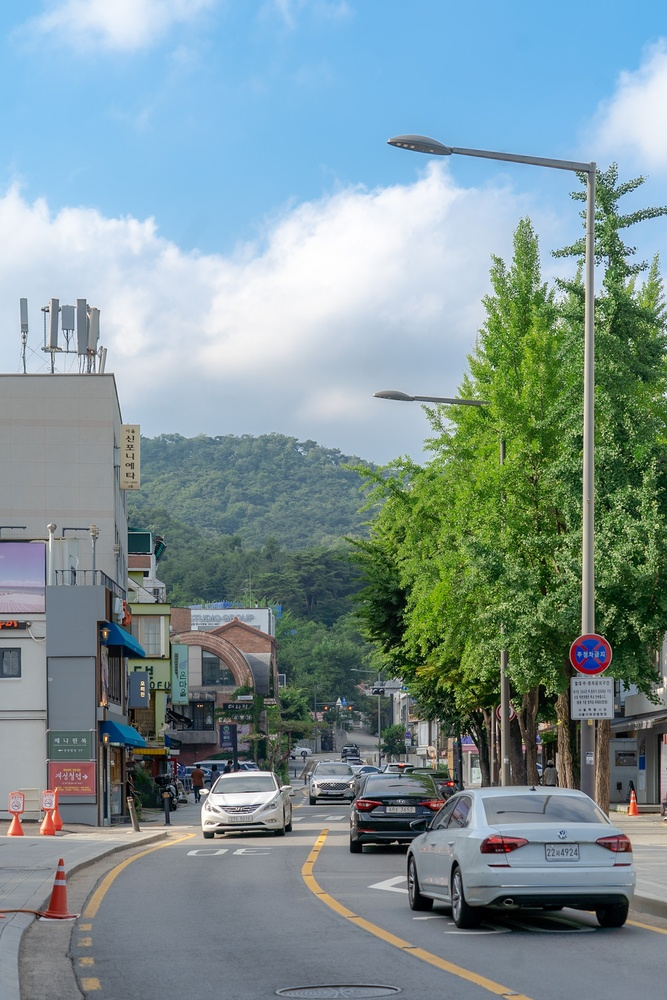
#> input picture in Academy/Python/openCV/test.jpg, 667 x 1000 px, shrunk from 1365 x 2048 before the run
$ python contour.py
#> lines starting #> are read from the running program, lines starting #| are printed output that depends on the picture; after the words box and inside, x2 and y2 are one past the last pixel; in counts of white or black regions, pixels touching at a corner belong together
import cv2 as cv

# 컨투어란??
# 특정 영역의 경계를 따라 같은 픽셀 강도를 가진 선을 연결하는 것

img_color = cv.imread('test.jpg')
#> img_color is the input picture: shape (1000, 667, 3); mean B, G, R 150.1, 147.3, 126
img_gray = cv.cvtColor(img_color,cv.COLOR_BGR2GRAY)
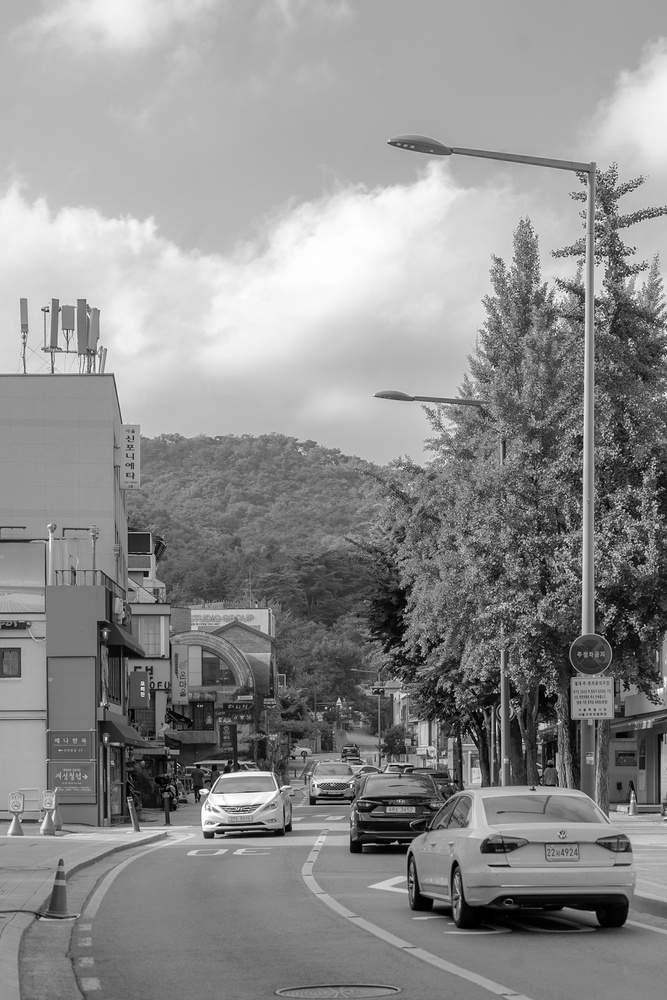
#> img_gray: shape (1000, 667); min 0, max 255, mean 141.2

# img 이진화
ret , img_binary = cv.threshold(img_gray, 127, 255, 0)
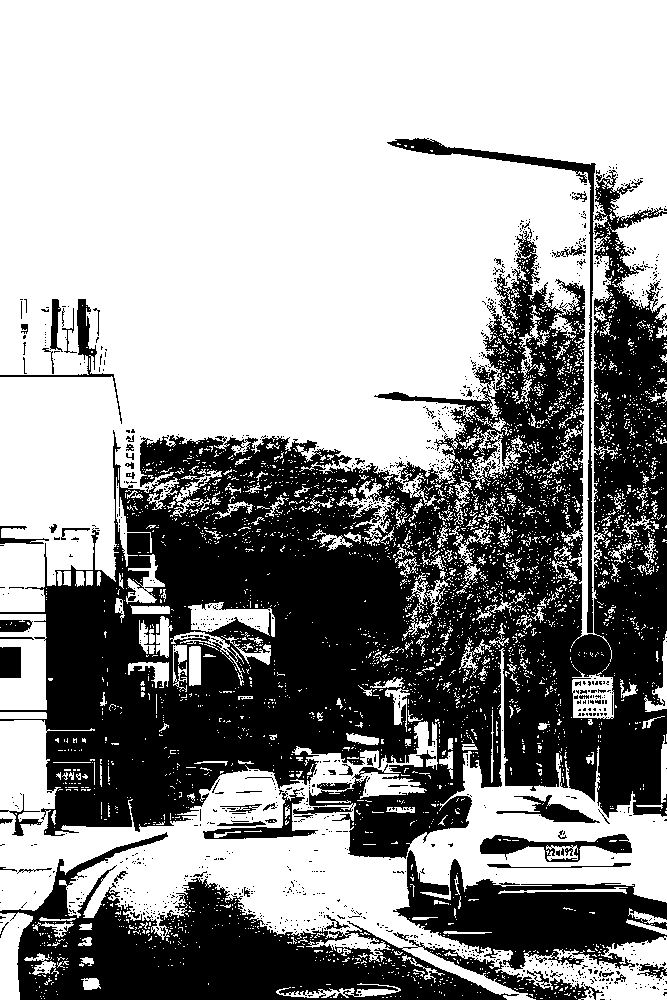
#> img_binary: shape (1000, 667); 59.9% white; 1143 black regions (1072 under 20 px)

# contour Approximation Method
# - cv.CHAIN_APPROX_NONE : 모든 경계점을 저장
# - cv.CHAIN_APPROX_SIMPLE : 컨투어를 구성하는거가 직선일 경우 이것의 시작점과 끝 점만 저장
##################################
# contour Retrieval Mode
# - cv.RETR_TREE : 컨투어 내부에 다른 컨투어가 있을 경우 계층 구주로 만들어 준다. [next , prev , first_child , parent ]
# - cv.RETR_LIST : 모든 컨투어가 같은 계층 레벨을 가진다. [next, previous , first_child , parent] : first_child , parent가 모두 -1
# - cv.RETR_EXTERNAL : 가장 외각에 있는 컨투어만 리턴 된다.
# - cv.RETR_CCOMP : ??
contours, hierarchy = cv.findContours(img_binary,cv.RETR_LIST,cv.CHAIN_APPROX_NONE)
#> contours = 5980 contours, 5711 with area under 20; largest, box (x1, y1, x2, y2) and area: (0, 0, 667, 662) 283452, (0, 648, 667, 1000) 76612, (386, 137, 597, 634) 3962, (610, 213, 667, 338) 3660, (0, 614, 47, 710) 3109

image = cv.drawContours(img_color,contours,-1,(255,0,0),3)
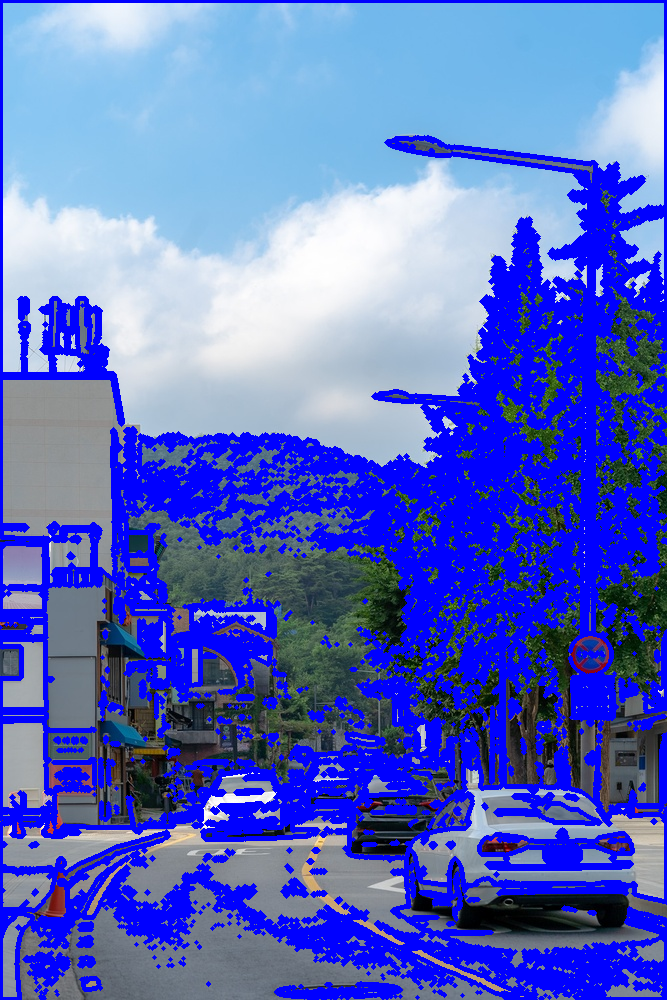
#> image: shape (1000, 667, 3); mean B, G, R 195.3, 106.1, 89.4

cv.imshow('result',img_color)
cv.waitKey(0)

$ run again, with in Academy/Python/openCV/top.jpeg copied over in Academy/Python/openCV/test.jpg
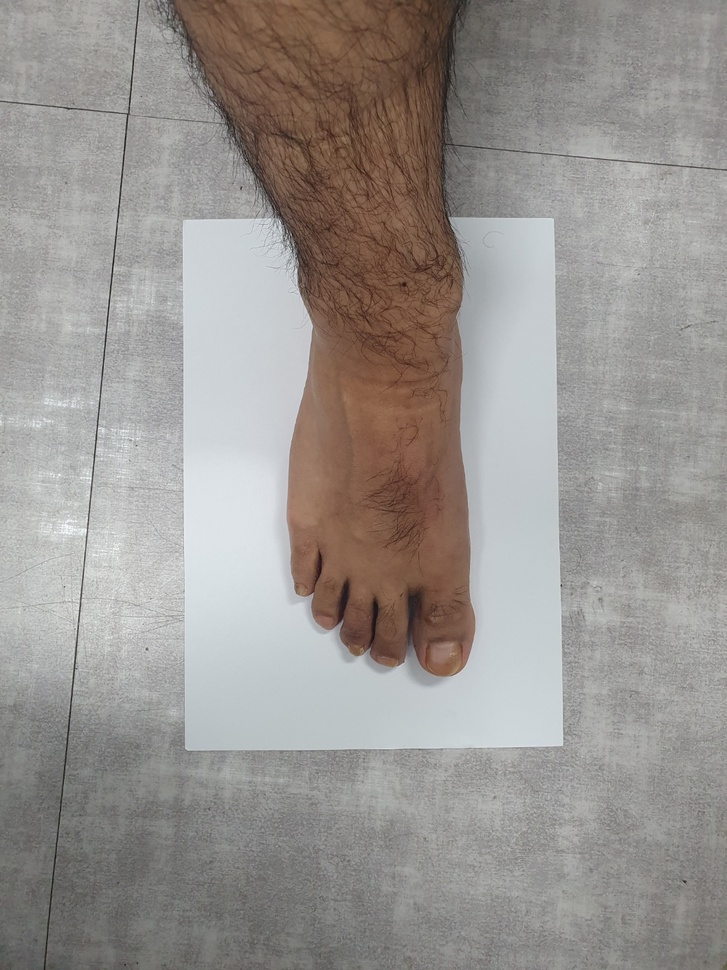
#> input picture in Academy/Python/openCV/top.jpeg, 727 x 970 px, shrunk from 1058 x 1411 before the run
#> img_color is the input picture: shape (970, 727, 3); mean B, G, R 144.6, 148.2, 152.7
#> `ret , img_binary = cv.threshold(img_gray, 127, 255, 0)`:
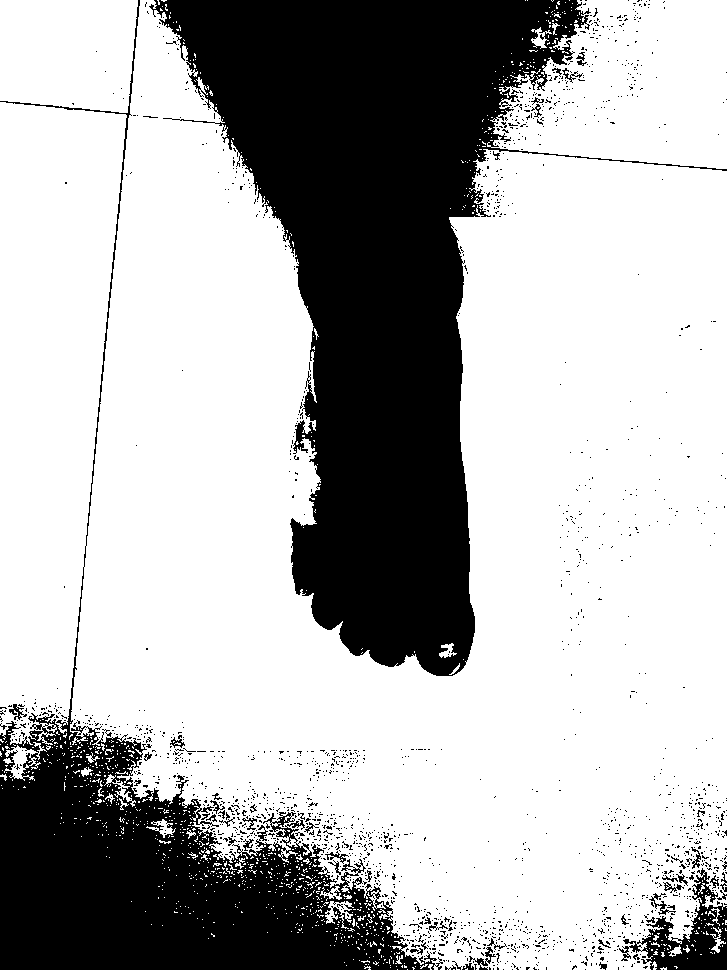
#> img_binary: shape (970, 727); 70.3% white; 1918 black regions (1861 under 20 px)
#> contours = 3614 contours, 3485 with area under 20; largest, box (x1, y1, x2, y2) and area: (0, 0, 727, 970) 449027, (487, 0, 727, 169) 30003, (0, 0, 138, 113) 14002, (4, 742, 47, 781) 516, (325, 901, 354, 929) 255
#> `image = cv.drawContours(img_color,contours,-1,(255,0,0),3)`:
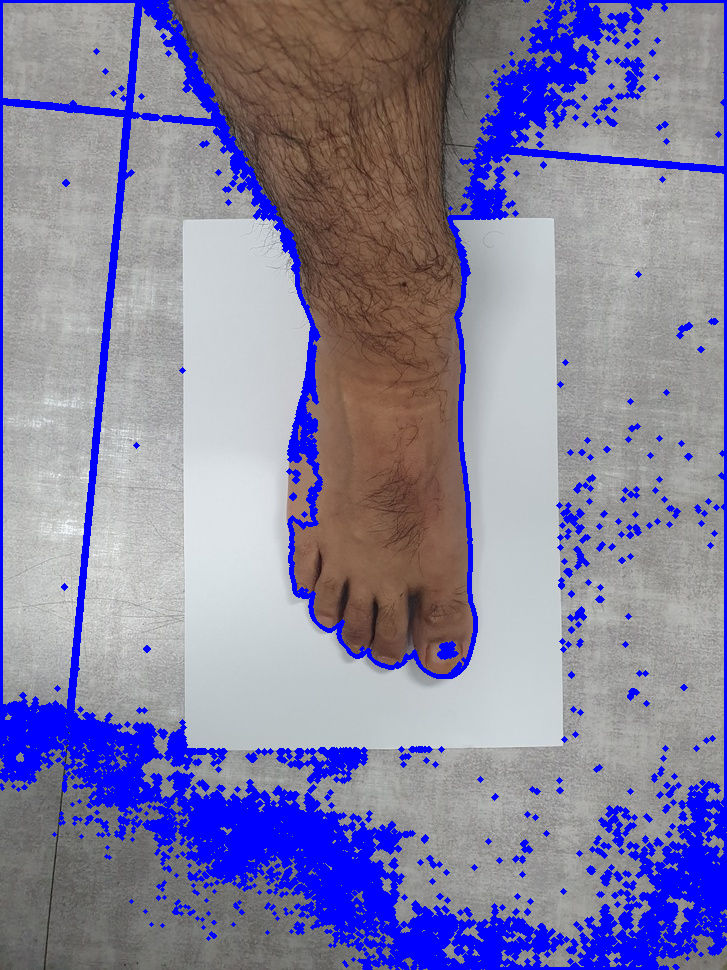
#> image: shape (970, 727, 3); mean B, G, R 162.9, 128, 132.2
